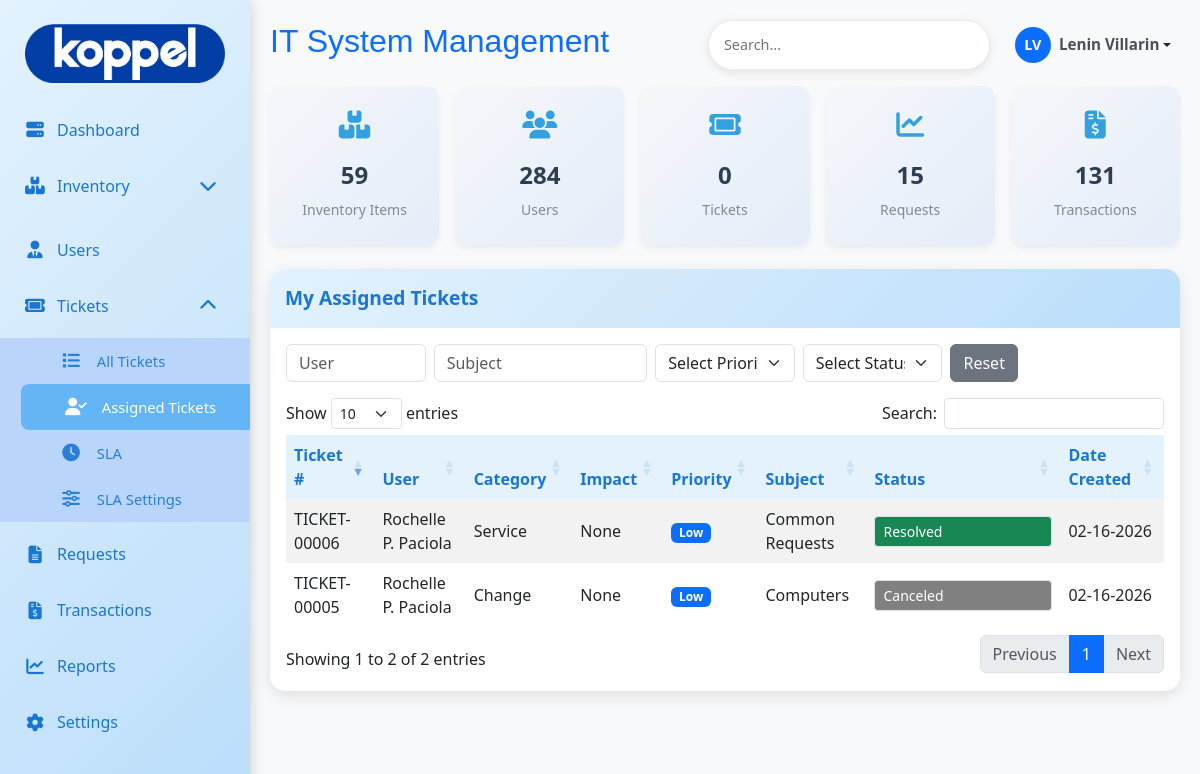
The app's page /admin/ticket/assigned_tickets.php (signed in), older data.
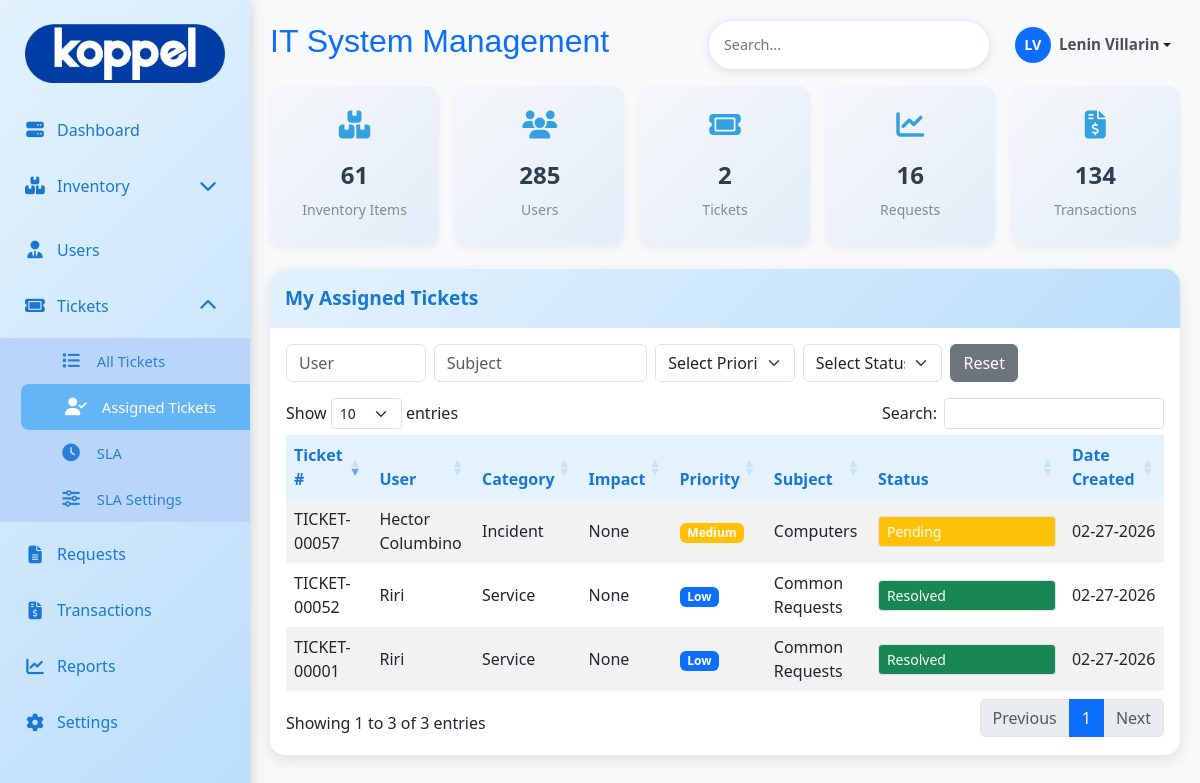
The same page, newer data.
### tables this page shows
CREATE TABLE `ticket_tb` (
  `ticket_id` int(11) NOT NULL,
  `ticket_number` varchar(20) DEFAULT NULL,
  `user_id` int(11) DEFAULT NULL,
  `fullname` varchar(100) DEFAULT NULL,
  `email` varchar(100) DEFAULT NULL,
  `company` varchar(100) DEFAULT NULL,
  `department` varchar(100) DEFAULT NULL,
  `priority` varchar(50) NOT NULL,
  `urgency` varchar(50) NOT NULL,
  `impact` varchar(70) NOT NULL,
  `ticket_category` varchar(20) DEFAULT NULL,
  `subject` varchar(150) DEFAULT NULL,
  `subject_details` varchar(200) DEFAULT NULL,
  `issue` text DEFAULT NULL,
  `status` varchar(20) DEFAULT 'open',
  `date_created` timestamp NOT NULL DEFAULT current_timestamp(),
  `assigned_to` int(11) NOT NULL
);

CREATE TABLE `user_tb` (
  `user_id` int(11) NOT NULL,
  `emp_id` varchar(50) NOT NULL,
  `fullname` varchar(150) NOT NULL,
  `position` varchar(100) NOT NULL,
  `email` varchar(150) DEFAULT NULL,
  `department` varchar(100) DEFAULT NULL,
  `company` varchar(50) NOT NULL,
  `area` varchar(150) NOT NULL,
  `user_type` varchar(30) NOT NULL,
  `date_hired` timestamp NOT NULL DEFAULT current_timestamp() ON UPDATE current_timestamp(),
  `date_resigned` varchar(100) DEFAULT NULL,
  `created_at` timestamp NOT NULL DEFAULT current_timestamp(),
  `password` varchar(255) DEFAULT NULL,
  `is_active` tinyint(1) NOT NULL DEFAULT 1,
  `reset_token` varchar(255) DEFAULT NULL,
  `reset_token_expiry` datetime DEFAULT NULL
);

### admin/ticket/assigned_tickets.php (the view, shortened to what this page needs)
<?php
include '../db/db.php';
$adminId = $_SESSION['user_id'];
$sql = "
SELECT
    t.*,
    u.fullname AS user_fullname,
    a.fullname AS assigned_admin
FROM ticket_tb t
LEFT JOIN user_tb u ON t.user_id = u.user_id
LEFT JOIN user_tb a
    ON t.assigned_to = a.user_id
    AND a.user_type = 'admin'
WHERE t.assigned_to = ?
ORDER BY t.ticket_id DESC
";
$stmt = $conn->prepare($sql);
$stmt->bind_param("i", $adminId);
$stmt->execute();
$result = $stmt->get_result();
?>
<!DOCTYPE html>
<html lang="en">
<head>
<link href="https://cdn.jsdelivr.net/npm/bootstrap@5.3.0/dist/css/bootstrap.min.css" rel="stylesheet">
<link href="https://cdnjs.cloudflare.com/ajax/libs/font-awesome/6.4.0/css/all.min.css" rel="stylesheet">
<link href="../asset/css/main.css" rel="stylesheet">
<link href="../asset/css/menu.css" rel="stylesheet">
<link href="sidebar.css" rel="stylesheet">
<link href="https://cdn.datatables.net/1.13.6/css/dataTables.bootstrap5.min.css" rel="stylesheet">
</head>
<body>
<div class="sidebar col-md-2" style="height:100vh;width:250px;">
<?php include 'ticket_sidebar.php'; ?>
</div>
<div class="main-content">
<?php include 'ticket_header.php'; ?>
 <?php include 'ticket_stats_card.php'; ?>
<div class="card">
<div class="card-header">My Assigned Tickets</div>
<div class="card-body table-responsive">
<div class="row g-2 mb-3">
<div class="col-md-2">
<input type="text" id="userFilter" class="form-control" placeholder="User">
</div>
<div class="col-md-3">
<input type="text" id="subjectFilter" class="form-control" placeholder="Subject">
</div>
<div class="col-md-2">
<select id="priorityFilter" class="form-select">
<option value="">Select Priority</option>
</select>
</div>
<div class="col-md-2">
<select id="statusSelectFilter" class="form-select">
<option value="">Select Status</option>
</select>
</div>
<div class="col-md-1 d-grid">
<button id="clearFilters" class="btn btn-secondary">Reset</button>
</div>
</div>
<table id="ticketsTable" class="table table-hover table-striped">
<thead>
<tr>
<th>Ticket #</th>
<th>User</th>
<th>Category</th>
<th>Impact</th>
<th>Priority</th>
<th>Subject</th>
<th style="width:160px;">Status</th>
<th>Date Created</th>
</tr>
</thead>
<tbody>
<?php while ($ticket = $result->fetch_assoc()): ?>
<tr data-ticket-id="<?= $ticket['ticket_id'] ?>"
    data-status="<?= strtolower($ticket['status']) ?>">
<td><?= htmlspecialchars($ticket['ticket_number'] ?? '') ?></td>
<td><?= htmlspecialchars($ticket['user_fullname'] ?? '') ?></td>
<td><?= ucfirst($ticket['ticket_category'] ?? '') ?></td>
<td><?= ucfirst($ticket['impact'] ?? '') ?></td>
<td>
<span class="badge badge-priority-<?= strtolower($ticket['priority']) ?>">
<?= ucfirst($ticket['priority']) ?>
</span>
</td>
<td><?= htmlspecialchars($ticket['subject'] ?? '') ?></td>
<?php
$statusFlow = [
'waiting for support'=>['waiting for support','waiting for customer','in progress','escalated','pending','canceled','resolved'],
'pending'=>['pending','waiting for support','in progress','canceled','resolved'],
'waiting for customer'=>['waiting for customer','waiting for support','escalated','canceled','resolved'],
'in progress'=>['in progress','pending','canceled','resolved'],
'escalated'=>['escalated','in progress'],
'canceled'=>['canceled','closed','reopened'],
'resolved'=>['resolved','closed','reopened'],
'reopened'=>['reopened','waiting for support','waiting for customer','in progress','escalated','pending','canceled','resolved'],
'closed'=>['closed']
];
$currentStatus=strtolower($ticket['status']);
$allowedStatuses=$statusFlow[$currentStatus]??[$currentStatus];
?>
<td class="status-cell" onclick="event.stopPropagation();">
<select class="form-select form-select-sm status-select status-<?= str_replace(' ','-',$currentStatus) ?>"
        data-ticket-id="<?= $ticket['ticket_id'] ?>"
        data-current="<?= $currentStatus ?>">
<?php foreach($allowedStatuses as $statusOption): ?>
<option value="<?= $statusOption ?>"
<?= $statusOption==$currentStatus?'selected':'' ?>>
<?= ucwords($statusOption) ?>
</option>
<?php endforeach; ?>
</select>
</td>
<td><?= date('m-d-Y',strtotime($ticket['date_created'])) ?></td>
</tr>
<?php endwhile; ?>
</tbody>
</table>
</div>
</div>
</div>
</body>
</html>

### admin/ticket/ticket_sidebar.php (shortened to what this page needs)
<link rel="stylesheet" href="https://cdnjs.cloudflare.com/ajax/libs/font-awesome/6.4.0/css/all.min.css">
<div class="sidebar col-md-2" id="sidebar" style="height: 100vh; width: 250px; overflow-y: auto;">
    <br>
    <center>
        <img src="../asset/img/Koppel.png" class="img-fluid" alt="" width="200px" height="60px" style="margin-bottom: 15px;">
    </center>
    <a href="../index.php" class="<?= $currentPage === 'index.php' ? 'active' : '' ?>">
        <i class="fas fa-server"></i>
        <span class="sidebar-text">Dashboard</span>
    </a>
    <a href="../inventory.php" id="inventory-toggle" class="sidebar-parent">
        <i class="fas fa-boxes"></i>
        <span class="sidebar-text">Inventory</span>
        <i class="fas fa-chevron-down ms-auto" id="inventory-icon"></i>
    </a>
    <a href="../users.php">
        <i class="fas fa-user-tie"></i>
        <span class="sidebar-text">Users</span>
    </a>
    <a href="javascript:void(0);" id="tickets-toggle" class="sidebar-parent">
        <i class="fas fa-ticket"></i>
        <span class="sidebar-text">Tickets</span>
        <i class="fas fa-chevron-up ms-auto" id="tickets-icon"></i>
    </a>
    <div id="tickets-submenu" class="submenu-container">
        <a href="../tickets.php" class="submenu-item">
            <i class="fas fa-list"></i>
            <span class="sidebar-text">All Tickets</span>
        </a>
        <a href="assigned_tickets.php" class="submenu-item">
            <i class="fas fa-user-check"></i>
            <span class="sidebar-text">Assigned Tickets</span>
        </a>
        <a href="sla.php" class="submenu-item">
            <i class="fas fa-clock"></i>
            <span class="sidebar-text">SLA</span>
        </a>
        <a href="sla_settings.php" class="submenu-item">
            <i class="fas fa-sliders-h"></i>
            <span class="sidebar-text">SLA Settings</span>
        </a>
    </div>
    <a href="../requests.php"><i class="fas fa-file-alt"></i> Requests</a>
    <a href="../transactions.php"><i class="fas fa-file-invoice-dollar"></i> Transactions</a>
    <a href="../reports.php"><i class="fas fa-chart-line"></i> Reports</a>
    <a href="../settings.php"><i class="fas fa-cog"></i> Settings</a>
</div>

### admin/ticket/ticket_header.php (shortened to what this page needs)
<div class="d-flex justify-content-between align-items-center mb-3">
     <h2 class="text-primary" style="font-family:  'Franklin Gothic Medium', 'Arial Narrow', Arial, sans-serif;">IT System Management</h2>
    <div class="d-flex align-items-center">
        <div class="search-box me-3 position-relative">
            <input type="text" placeholder="Search..." class="form-control" id="globalSearch" autocomplete="off">
        </div>
        <div class="dropdown">
            <button class="btn btn-sm dropdown-toggle d-flex align-items-center"
                    type="button"
                    id="userDropdown"
                    data-bs-toggle="dropdown"
                    aria-expanded="false">
                <div class="bg-primary text-white rounded-circle d-flex align-items-center justify-content-center me-2"
                     style="width:36px;height:36px;font-size:0.9rem;font-weight:600;">
                    <?php
                    if (isset($_SESSION['fullname'])) {
                        $initials = '';
                        $names = explode(' ', $_SESSION['fullname']);
                        foreach ($names as $name) {
                            $initials .= strtoupper(substr($name, 0, 1));
                        }
                        echo htmlspecialchars(substr($initials, 0, 2));
                    } else {
                        echo 'G';
                    }
                    ?>
                </div>
                <span class="d-none d-md-inline fw-semibold"
                      style="color:#495057;font-size:0.95rem;">
                    <?= isset($_SESSION['fullname']) ? htmlspecialchars($_SESSION['fullname']) : 'Guest' ?>
                </span>
            </button>
        </div>
    </div>
</div>
<link rel="stylesheet" href="../asset/css/stats_card.css">

### admin/ticket/ticket_stats_card.php (shortened to what this page needs)
<?php
$itemCount = $conn->query("SELECT COUNT(*) as total FROM item_tb WHERE quantity >= 1")->fetch_assoc()['total'];
$userCount = $conn->query("SELECT COUNT(*) as total FROM user_tb WHERE is_active = 1")->fetch_assoc()['total'];
$transactionCount = $conn->query("SELECT COUNT(*) as total FROM transaction_tb")->fetch_assoc()['total'];
$requestCount = $conn->query("SELECT COUNT(*) as total FROM request_tb WHERE status = 'Pending'")->fetch_assoc()['total'];
$ticketCount = $conn->query("SELECT COUNT(*) as total FROM ticket_tb WHERE status != 'closed' && status != 'resolved' && status != 'canceled'")->fetch_assoc()['total'];
?>
<div class="row row-cols-1 row-cols-sm-2 row-cols-md-3 row-cols-xl-5 g-3">
    <div class="col">
        <a href="../inventory.php" class="stats-card-link">
            <div class="card stats-card h-100">
                <i class="fas fa-boxes"></i>
                <h3><?= number_format($itemCount) ?></h3>
                <p>Inventory Items</p>
            </div>
        </a>
    </div>
    <div class="col">
        <a href="../users.php" class="stats-card-link">
            <div class="card stats-card h-100">
                <i class="fas fa-users"></i>
                <h3><?= number_format($userCount) ?></h3>
                <p>Users</p>
            </div>
        </a>
    </div>
    <div class="col">
        <a href="../tickets.php" class="stats-card-link">
            <div class="card stats-card h-100">
                <i class="fas fa-ticket"></i>
                <h3><?= number_format($ticketCount) ?></h3>
                <p>Tickets</p>
            </div>
        </a>
    </div>
    <div class="col">
        <a href="../requests.php" class="stats-card-link">
            <div class="card stats-card h-100">
                <i class="fas fa-chart-line"></i>
                <h3><?= number_format($requestCount) ?></h3>
                <p>Requests</p>
            </div>
        </a>
    </div>
    <div class="col">
        <a href="../transactions.php" class="stats-card-link">
            <div class="card stats-card h-100">
                <i class="fas fa-file-invoice-dollar"></i>
                <h3><?= number_format($transactionCount) ?></h3>
                <p>Transactions</p>
            </div>
        </a>
    </div>
</div>
<br>
<link rel="stylesheet" href="asset/css/stats_card.css">

### admin/asset/css/main.css (style rules this page uses)
:root { --light-blue: #e3f2fd; --medium-blue: #bbdefb; --dark-blue: #90caf9; --accent-blue: #64b5f6; --text-blue: #1976d2; }
body { background-color: #f8f9fa; font-family: 'Segoe UI', Tahoma, Geneva, Verdana, sans-serif; }
.sidebar { background: linear-gradient(135deg, var(--light-blue), var(--medium-blue)); min-height: 100vh; box-shadow: 0 0 15px rgba(0,0,0,0.1); position: fixed; top: 0; left: 0; z-index: 1000; transition: all 0.3s ease; }
.main-content { margin-left: 250px; padding: 20px; transition: margin-left 0.3s ease; }
.sidebar a { color: var(--text-blue) !important; font-weight: 500; margin: 8px 0; padding: 12px 20px; border-radius: 8px; text-decoration: none; display: flex; align-items: center; transition: all 0.3s ease; }
.sidebar a:hover, .sidebar a.active { background-color: var(--accent-blue); color: white !important; transform: translateX(5px); }
.sidebar a i { margin-right: 15px; font-size: 1.1rem; min-width: 24px; text-align: center; }
.card { border: none; border-radius: 15px; box-shadow: 0 5px 15px rgba(0,0,0,0.1); margin-bottom: 10px; background: white; transition: transform 0.3s ease; }
.card-header { background: linear-gradient(135deg, var(--light-blue), var(--medium-blue)); border-bottom: none; padding: 15px; border-radius: 15px 15px 0 0 !important; color: var(--text-blue); font-weight: 600; font-size: 1.2rem; }
.table th { background-color: var(--light-blue); color: var(--text-blue); font-weight: 600; border: none; }
.table td { vertical-align: middle; border: none; }
.search-box { background-color: white; border-radius: 25px; padding: 8px 15px; box-shadow: 0 2px 10px rgba(0,0,0,0.1); }
.search-box input { border: none; outline: none; width: 250px; }
.stats-card { text-align: center; padding: 20px; }
.stats-card i { font-size: 2.5rem; color: var(--accent-blue); margin-bottom: 15px; }
.stats-card h3 { color: var(--text-blue); margin: 10px 0; font-size: 1.8rem; font-weight: 700; }
.stats-card p { color: #666; margin: 0; font-size: 0.9rem; }
.search-box { background-color: white; border-radius: 30px; padding: 8px 15px; box-shadow: 0 2px 10px rgba(0,0,0,0.1); border: 1px solid #e9ecef; }
.search-box input { border: none; outline: none; width: 250px; padding: 5px 0; font-size: 0.9rem; }
.search-box input::placeholder { color: #6c757d; }

### admin/ticket/sidebar.css (style rules this page uses)
.sidebar a.active { color: white !important; padding-left: 2.5rem !important; transition: all 0.2s ease; }
.sidebar a { position: relative; display: flex; align-items: center; padding: 12px 20px !important; text-decoration: none; transition: all 0.2s ease; border-left: 3px solid transparent; width: 100%; box-sizing: border-box; }
.sidebar a i { width: 20px; margin-right: 10px; text-align: center; }
.submenu-container { overflow: hidden; transition: max-height 0.35s ease-in-out, opacity 0.25s ease; opacity: 1; max-height: 500px; background: #b9d5fa; }
.submenu-container.open { max-height: 1000px; padding-left: 1rem; }
.submenu-container a { display: block; padding-left: 2.5rem !important; font-size: 0.92rem !important; opacity: 0.9; margin: 0 !important; }
.submenu-item { display: flex; align-items: center; padding: 8px 20px; font-size: 0.92rem; opacity: 0.9; text-decoration: none; transition: background 0.2s, opacity 0.2s; }
.submenu-item.active, .submenu-item:hover { background-color: #0d6efd; color: white; opacity: 1; }

### admin/asset/css/stats_card.css (style rules this page uses)
.stats-card { background: linear-gradient(135deg, #f5f7fa 0%, #e4edf9 100%); border: none; border-radius: 12px; padding: 20px; text-align: center; box-shadow: 0 4px 6px rgba(0,0,0,0.05); transition: transform 0.3s ease, box-shadow 0.3s ease; }
.stats-card i { font-size: 28px; color: #33A1E0; margin-bottom: 12px; }
.stats-card h3 { font-size: 24px; font-weight: 700; color: #2c3e50; margin: 10px 0; }
.stats-card p { color: #7f8c8d; margin: 0; font-size: 14px; }
.stats-card-link { text-decoration: none; color: inherit; display: block; height: 100%; }
.stats-card { background: linear-gradient(135deg, #f5f7fa 0%, #e4edf9 100%); border: none; border-radius: 12px; padding: 20px; text-align: center; box-shadow: 0 4px 6px rgba(0,0,0,0.05); transition: transform 0.3s ease, box-shadow 0.3s ease; height: 100%; display: flex; flex-direction: column; justify-content: center; align-items: center; }

Row changes from the older to the newer data that the page shows:
removed ticket_tb: ticket_number "TICKET-00006", user.fullname "Rochelle P. Paciola", ticket_category "Service", impact "None", priority "Low", subject "Common Requests", status+ticket_id "Resolved", date_created "02-16-2026"
removed ticket_tb: ticket_number "TICKET-00005", user.fullname "Rochelle P. Paciola", ticket_category "Change", impact "None", priority "Low", subject "Computers", status+ticket_id "Canceled", date_created "02-16-2026"
added ticket_tb: ticket_number "TICKET-00057", user.fullname "Hector Columbino", ticket_category "Incident", impact "None", priority "Medium", subject "Computers", status+ticket_id "Pending", date_created "02-27-2026"
added ticket_tb: ticket_number "TICKET-00052", user.fullname "Riri", ticket_category "Service", impact "None", priority "Low", subject "Common Requests", status+ticket_id "Resolved", date_created "02-27-2026"
added ticket_tb: ticket_number "TICKET-00001", user.fullname "Riri", ticket_category "Service", impact "None", priority "Low", subject "Common Requests", status+ticket_id "Resolved", date_created "02-27-2026"
Text that changed along with them:
$itemCount: "59" → "61"
$userCount: "284" → "285"
$ticketCount: "0" → "2"
$requestCount: "15" → "16"
$transactionCount: "131" → "134"
text written by a page script: "Show entries Search: Showing 1 to 2 of 2 entries Previous 1 Next" → "Show entries Search: Showing 1 to 3 of 3 entries Previous 1 Next"
